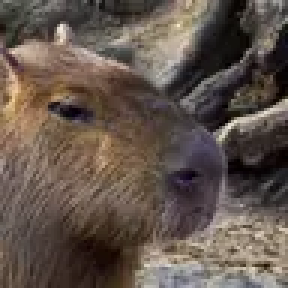
#> input picture assets/capybara/head-vig-96.webp, 96 x 96 px (shown 3 times larger)
$ python -i prep-capybara.py   (imports and definitions only)
#> lines starting #> are read from the running program, lines starting #| are printed output that depends on the picture
#> further down, picture is the input picture: PIL image 96x96 RGB; mean R, G, B 98.6, 85.4, 76.5
#!/usr/bin/env python3
"""把水豚实拍图裁成站点用的三个 WebP。

为什么有这个脚本：`assets/capybara/*.webp` 不是来路不明的成品图，而是从
Wikimedia Commons 的 File:Capybara portrait.jpg（CC BY 2.0）裁切 + 压出来的。
参数写在这里，任何人跑一遍都能得到同一套视觉，改参数也看得见改了什么。

用法（两步，舞台图要 alpha）：
    swiftc -O tools/cutout.swift -o /tmp/cutout
    /tmp/cutout SOURCE.jpg /tmp/cut.png
    python3 tools/prep-capybara.py SOURCE.jpg assets/capybara /tmp/cut.png

流水线：径向遮罩高斯模糊压暗背景（主体亮度 1.0 / 背景 0.55）→ 饱和度 0.88
      → 缩放 → WebP。两张头像先做居中方形裁切（CC BY 的「已裁切」指这一步）。
      舞台图走另一条：`cutout.swift` 用 macOS Vision 的
      VNGenerateForegroundInstanceMaskRequest 抠出主体（毛边保留半透明），
      这里按 alpha 包围盒裁到主体外留 STAGE_PAD 的气口，缩到 320 宽存 RGBA WebP
      —— 背景是透明的，落进舞台才有「站在地面上」而不是「贴一张方图」。
      没有第三个参数就沿用旧做法（整幅缩，无 alpha），只用于对比。
"""
from __future__ import annotations

import sys
from pathlib import Path

from PIL import Image, ImageEnhance, ImageFilter

SIZES = (("head-48.webp", 48), ("head-vig-96.webp", 96))
STAGE = ("stage-320.webp", 320)
BLUR_RADIUS = 56
BG_BRIGHTNESS = 0.55
SATURATION = 0.88
QUALITY = 78
STAGE_QUALITY = 80
STAGE_PAD = 16


# [6 lines left out: function cover_square, not called in this run]


def vignette(im: Image.Image) -> Image.Image:
    """中心保持原亮度，越靠边越暗；遮罩就是径向渐变再高斯模糊 56。"""
    grad = Image.radial_gradient("L").resize(im.size, Image.BICUBIC)
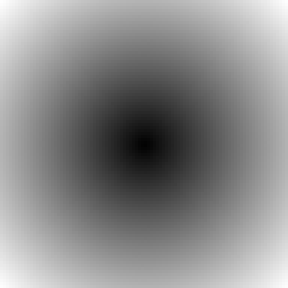
#> grad: PIL image 96x96 L (shown 3 times larger); min 2, max 254, mean 138.1
    grad = grad.filter(ImageFilter.GaussianBlur(BLUR_RADIUS))
    dark = ImageEnhance.Brightness(im).enhance(BG_BRIGHTNESS)
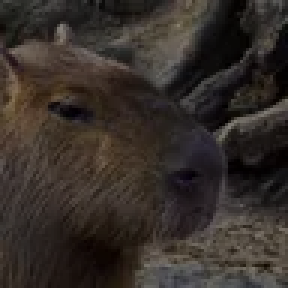
#> dark: PIL image 96x96 RGB (shown 3 times larger); mean R, G, B 53.8, 46.5, 41.6
    return Image.composite(im, dark, grad.point(lambda v: 255 - v))
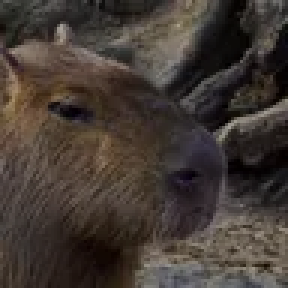
#> returned value: PIL image 96x96 RGB (shown 3 times larger); mean R, G, B 67.6, 58.5, 52.4


# [43 lines left out: function main, not called in this run]


# [2 lines not run here, left out]

>>> from PIL import Image
>>> picture = Image.open('../assets/capybara/head-vig-96.webp')
>>> result = vignette(picture)

$ run again, on files/cases/g2-review-thumb.webp
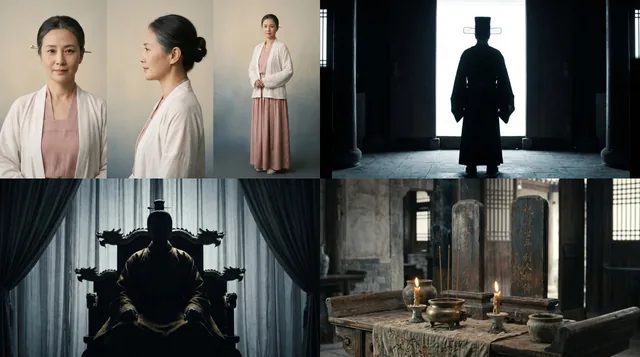
#> input picture files/cases/g2-review-thumb.webp, 640 x 357 px
#> picture is the input picture: PIL image 640x357 RGB; mean R, G, B 86.3, 86.9, 83.7
#> in vignette, `grad = grad.filter(ImageFilter.GaussianBlur(BLUR_RADIUS))`:
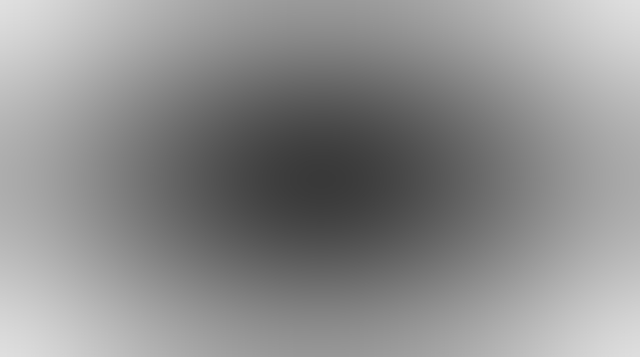
#> grad: PIL image 640x357 L; min 57, max 223, mean 141.5
#> in vignette, `return Image.composite(im, dark, grad.point(lambda v: 255 - v))`:
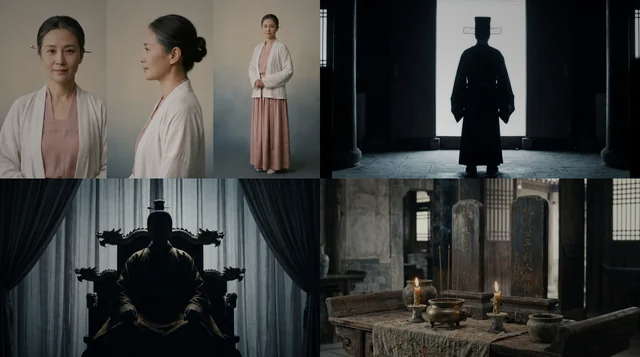
#> returned value: PIL image 640x357 RGB; mean R, G, B 64.3, 64.9, 62.6
